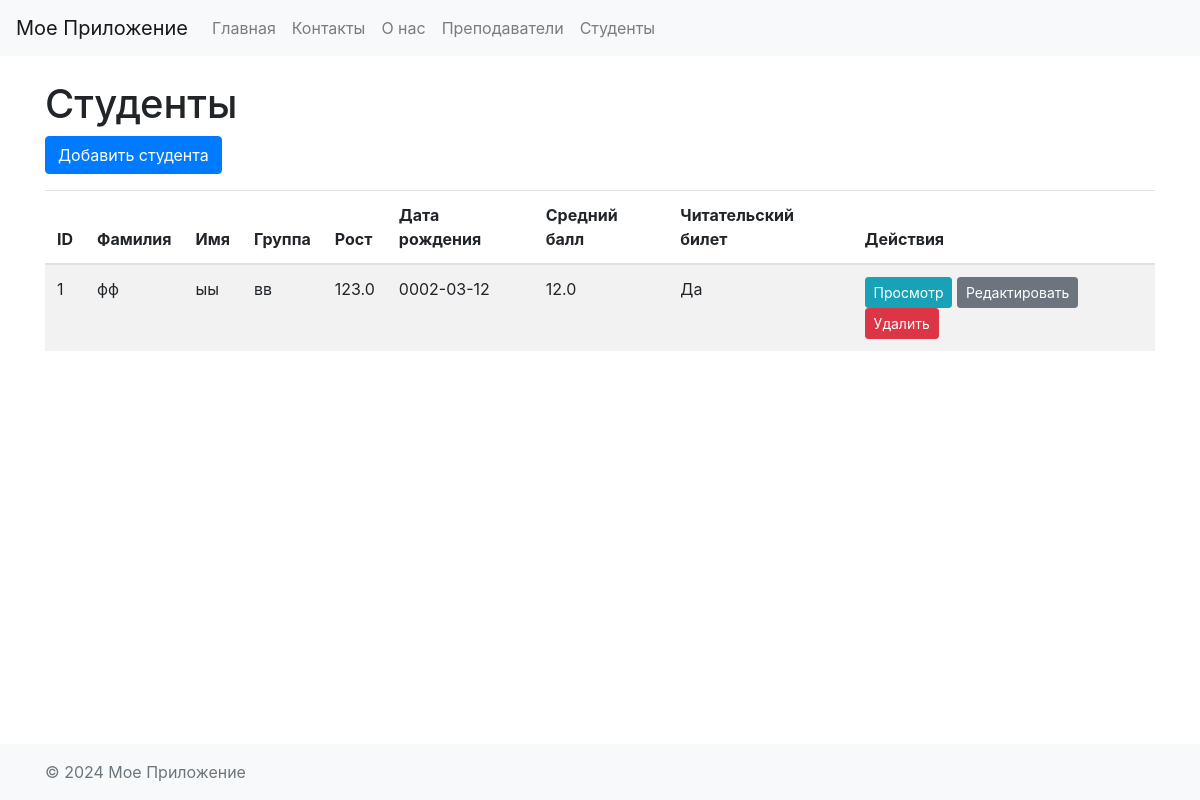
/students, run on the app's committed database.
### models.py (models this page shows)
class Student(db.Model):
    __tablename__ = 'students'
    id = db.Column(db.Integer, primary_key=True)
    last_name = db.Column(db.String(80), nullable=False)
    first_name = db.Column(db.String(80), nullable=False)
    group = db.Column(db.String(20))
    height = db.Column(db.Float)
    birthday = db.Column(db.Date)
    average_score = db.Column(db.Float)
    library_card = db.Column(db.Boolean)

### app.py (the view)
@app.route('/students', methods=['GET'])
def students():
    students = Student.query.all()
    return render_template('students.html', students=students)

### templates/students.html (shortened to what this page needs)
{% extends "base.html" %}
{% block content %}
    <h1>Студенты</h1>
    <a href="{{ url_for('create_student') }}" class="btn btn-primary mb-3">Добавить студента</a>
    <table class="table table-striped table-hover">
        <thead>
            <tr>
                <th>ID</th>
                <th>Фамилия</th>
                <th>Имя</th>
                <th>Группа</th>
                <th>Рост</th>
                <th>Дата рождения</th>
                <th>Средний балл</th>
                <th>Читательский билет</th>
                <th>Действия</th>
            </tr>
        </thead>
        <tbody>
            {% for student in students %}
                <tr>
                    <td>{{ student.id }}</td>
                    <td>{{ student.last_name }}</td>
                    <td>{{ student.first_name }}</td>
                    <td>{{ student.group }}</td>
                    <td>{{ student.height }}</td>
                    <td>{{ student.birthday }}</td>
                    <td>{{ student.average_score }}</td>
                    <td>{% if student.library_card %}Да{% else %}Нет{% endif %}</td>
                    <td>
                        <a href="{{ url_for('get_student', id=student.id) }}" class="btn btn-info btn-sm">Просмотр</a>
                        <a href="{{ url_for('edit_student', id=student.id) }}" class="btn btn-secondary btn-sm">Редактировать</a>
                        <form method="POST" action="{{ url_for('delete_student', id=student.id) }}" style="display:inline-block;">
                            <button type="submit" class="btn btn-danger btn-sm">Удалить</button>
                        </form>
                    </td>
                </tr>
            {% endfor %}
        </tbody>
    </table>
{% endblock %}

### templates/base.html (style rules this page uses)
html, body { height: 100%; }
body { display: flex; flex-direction: column; }

### data on the page
Student: id "1", last_name "фф", first_name "ыы", group "вв", height "123.0", birthday "0002-03-12", average_score "12.0", library_card "Да"
